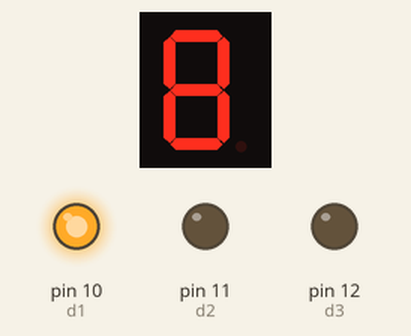
Bench run of a sketch on a simulated Arduino Uno, built with avr-gcc and run on an emulated ATmega328P. Shown: 1-digit seven-segment display, output pins drawn as LEDs (lit = HIGH). Wiring (inferred from the names in the program): 1-digit 7-segment display, segments lit when LOW: segments pin 2, pin 3, pin 4, pin 5, pin 6, pin 7, pin 8, pin 9. The segment pins are drawn as the display they are named for; pins used as bus, display or sensor lines are not drawn.

Above: at 0.05 s.
At 22.56 s:
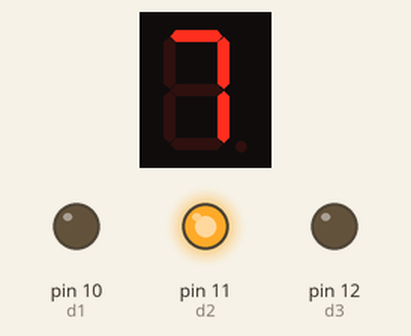
At 45.08 s:
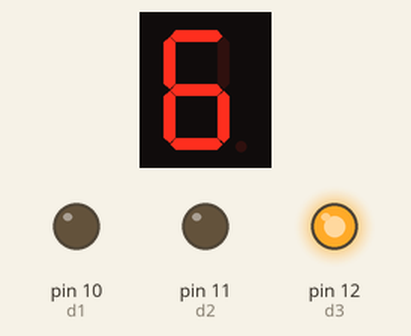
At 90.0 s:
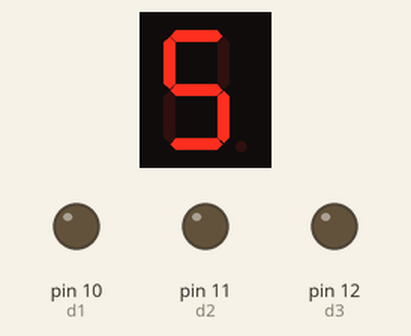
Timing chart, 0 to 130.0 s (numbered marks = the images above):
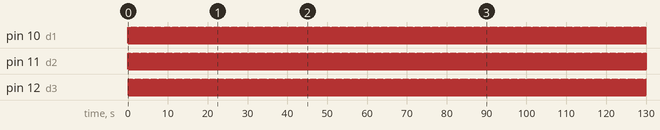

The sketch:

e17_digitron_4.ino
```cpp
int a = 2;
int b = 3;
int c = 4;
int d = 5;
int e = 6;
int f = 7;
int g = 8;
int dp = 9;

int d1 = 10;
int d2 = 11;
int d3 = 12;
int d4 = 13;

void posdef(int x){
  switch(x){
    case 1:
      digitalWrite(d1, HIGH);
      digitalWrite(d2, LOW);
      digitalWrite(d3, LOW);
      digitalWrite(d4, LOW);
      break;
    case 2:
      digitalWrite(d1, LOW);
      digitalWrite(d2, HIGH);
      digitalWrite(d3, LOW);
      digitalWrite(d4, LOW);
      break;
    case 3:
      digitalWrite(d1, LOW);
      digitalWrite(d2, LOW);
      digitalWrite(d3, HIGH);
      digitalWrite(d4, LOW);
      break;
    case 4:
      digitalWrite(d1, LOW);
      digitalWrite(d2, LOW);
      digitalWrite(d3, LOW);
      digitalWrite(d4, HIGH);
      break;
    default:
      digitalWrite(d1, LOW);
      digitalWrite(d2, LOW);
      digitalWrite(d3, LOW);
      digitalWrite(d4, LOW);
  }
}

void digital_0(){
  digitalWrite(a, LOW);
  digitalWrite(b, LOW);
  digitalWrite(c, LOW);
  digitalWrite(d, LOW);
  digitalWrite(e, LOW);
  digitalWrite(f, LOW);

  digitalWrite(g, HIGH);
  digitalWrite(dp, HIGH);
}

void digital_1(){
  digitalWrite(b, LOW);
  digitalWrite(c, LOW);

  digitalWrite(a, HIGH);
  digitalWrite(d, HIGH);
  digitalWrite(e, HIGH);
  digitalWrite(f, HIGH);
  digitalWrite(g, HIGH);
  digitalWrite(dp, HIGH);
}

void digital_2(){
  digitalWrite(a, LOW);
  digitalWrite(b, LOW);
  digitalWrite(g, LOW);
  digitalWrite(e, LOW);
  digitalWrite(d, LOW);

  digitalWrite(c, HIGH);
  digitalWrite(f, HIGH);
  digitalWrite(dp, HIGH);
}

void digital_3(){
  digitalWrite(a, LOW);
  digitalWrite(b, LOW);
  digitalWrite(c, LOW);
  digitalWrite(d, LOW);
  digitalWrite(g, LOW);

  digitalWrite(e, HIGH);
  digitalWrite(f, HIGH);
  digitalWrite(dp, HIGH);
}

void digital_4(){
  digitalWrite(b, LOW);
  digitalWrite(c, LOW);
  digitalWrite(f, LOW);
  digitalWrite(g, LOW);

  digitalWrite(a, HIGH);
  digitalWrite(d, HIGH);
  digitalWrite(e, HIGH);
  digitalWrite(dp, HIGH);
}

void digital_5(){
  digitalWrite(a, LOW);
  digitalWrite(f, LOW);
  digitalWrite(g, LOW);
  digitalWrite(c, LOW);
  digitalWrite(d, LOW);

  digitalWrite(b, HIGH);
  digitalWrite(e, HIGH);
  digitalWrite(dp, HIGH);
}

void digital_6(){
  digitalWrite(a, LOW);
  digitalWrite(f, LOW);
  digitalWrite(g, LOW);
  digitalWrite(c, LOW);
  digitalWrite(d, LOW);
  digitalWrite(e, LOW);

  digitalWrite(b, HIGH);
  digitalWrite(dp, HIGH);
}

void digital_7(){
  digitalWrite(a, LOW);
  digitalWrite(b, LOW);
  digitalWrite(c, LOW);

  digitalWrite(d, HIGH);
  digitalWrite(e, HIGH);
  digitalWrite(f, HIGH);
  digitalWrite(g, HIGH);
  digitalWrite(dp, HIGH);
}

void digital_8(){
  digitalWrite(a, LOW);
  digitalWrite(b, LOW);
  digitalWrite(c, LOW);
  digitalWrite(d, LOW);
  digitalWrite(e, LOW);
  digitalWrite(f, LOW);
  digitalWrite(g, LOW);

  digitalWrite(dp, HIGH);
}

void digital_9(){
  digitalWrite(a, LOW);
  digitalWrite(b, LOW);
  digitalWrite(c, LOW);
  digitalWrite(d, LOW);
  digitalWrite(f, LOW);
  digitalWrite(g, LOW);

  digitalWrite(e, HIGH);
  digitalWrite(dp, HIGH);
}

void clearScreen(){
  digitalWrite(a, HIGH);
  digitalWrite(b, HIGH);
  digitalWrite(c, HIGH);
  digitalWrite(d, HIGH);
  digitalWrite(e, HIGH);
  digitalWrite(f, HIGH);
  digitalWrite(g, HIGH);
  digitalWrite(dp, HIGH);
}

void pickNum(int num){
  switch(num){
    case 0:
      digital_0();
      break;
    case 1:
      digital_1();
      break;
    case 2:
      digital_2();
      break;
    case 3:
      digital_3();
      break;
    case 4:
      digital_4();
      break;
    case 5:
      digital_5();
      break;
    case 6:
      digital_6();
      break;
    case 7:
      digital_7();
      break;
    case 8:
      digital_8();
      break;
    case 9:
      digital_9();
      break;
    default:
      clearScreen();
  }
}

void screenDisplay(int x, int num){
  posdef(x);
  pickNum(num);
  delay(100);
  clearScreen();
}

void setup() {
  pinMode(a, OUTPUT);
  pinMode(b, OUTPUT);
  pinMode(c, OUTPUT);
  pinMode(d, OUTPUT);
  pinMode(e, OUTPUT);
  pinMode(f, OUTPUT);
  pinMode(g, OUTPUT);
  pinMode(dp, OUTPUT);

  pinMode(d1, OUTPUT);
  pinMode(d2, OUTPUT);
  pinMode(d3, OUTPUT);
  pinMode(d4, OUTPUT);
}

void loop() {
  screenDisplay(1, 8);
  screenDisplay(2, 7);
  screenDisplay(3, 6);
  screenDisplay(4, 5);
}
```

Measured:
- by itself, pin 10 (d1), pin 11 (d2), pin 12 (d3): alternates HIGH for 0.10 s and LOW for 0.30 s
